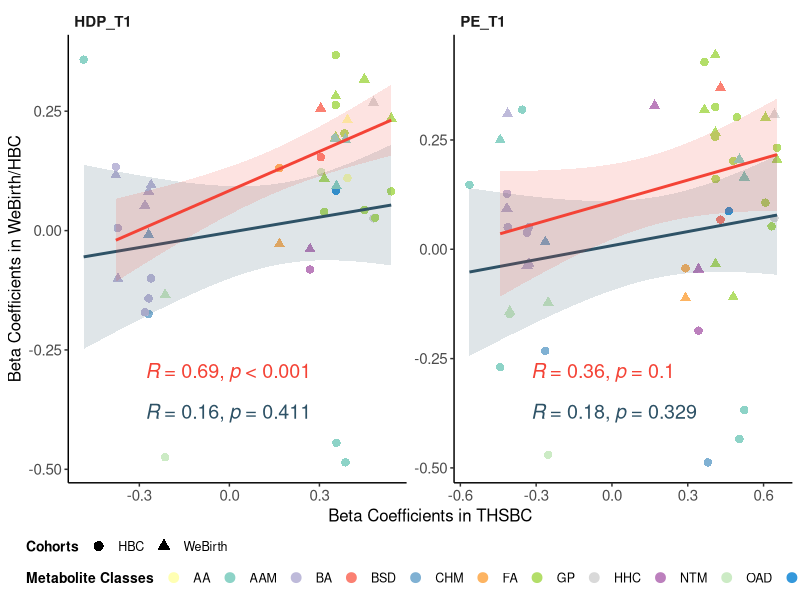

Generate this figure with R:

library(ggplot2)
library(openxlsx)
library(dplyr)
library(patchwork)
library(ggpubr)
setwd("/Users/mzjd/Documents/HDP-multiomics/haonan_code")
set.seed(123)
rm(list = ls())

colorset <- c("#FFFFB3", "#8DD3C7", "#BEBADA", "#FB8072", "#80B1D3", "#FDB462", 
              "#B3DE69", "#FCCDE5", "#D9D9D9", "#BC80BD", "#CCEBC5", "#3498DB", "#FEB29B")
class_order <- c("AA", "AAM", "BA", "BSD", "CHM", "FA", "GP", "HetC", "HHC", "NTM", "OAD", "SPL", "Others")

# 创建类别颜色映射
names(colorset) <- class_order

hdp_t1 <- read.xlsx('../data/HDP_ALL_Met_wt1_batch_Info_no_antibiotic_as_cov.xlsx', sheet = "HDP_T1")
pe_t1 <- read.xlsx('../data/HDP_ALL_Met_wt1_batch_Info_no_antibiotic_as_cov.xlsx', sheet = "PE_T1")
gh_t1 <- read.xlsx('../data/HDP_ALL_Met_wt1_batch_Info_no_antibiotic_as_cov.xlsx', sheet = "GH_T2")

# 筛选pv_adj_FDR < 0.05的sugg_cmpd_name
hdp_t1_sel <- hdp_t1 %>% filter(pv_adj_FDR < 0.05) %>% select(sugg_cmpd_name, beta, Class.I)
pe_t1_sel <- pe_t1 %>% filter(pv_adj_FDR < 0.05) %>% select(sugg_cmpd_name, beta, Class.I)
gh_t1_sel <- gh_t1 %>% filter(pv_adj_FDR < 0.05) %>% select(sugg_cmpd_name, beta, Class.I)

# 读取GAOLING和Westlake的数据
gaoling_t1 <- read.xlsx('../data/HBC_HDP_ALL_Met_Info_no_antibiotic_as_cov.xlsx', sheet = "HDP_T1")
westlake_t1 <- read.xlsx('../data/WeBirth_HDP_ALL_Met_Info_no_antibiotic_as_cov.xlsx', sheet = "HDP_T1")

gaoling_pe <- read.xlsx('../data/HBC_HDP_ALL_Met_Info_no_antibiotic_as_cov.xlsx', sheet = "PE_T1")
westlake_pe <- read.xlsx('../data/WeBirth_HDP_ALL_Met_Info_no_antibiotic_as_cov.xlsx', sheet = "PE_T1")

gaoling_gh <- read.xlsx('../data/HBC_HDP_ALL_Met_Info_no_antibiotic_as_cov.xlsx', sheet = "GH_T1")
westlake_gh <- read.xlsx('../data/WeBirth_HDP_ALL_Met_Info_no_antibiotic_as_cov.xlsx', sheet = "GH_T1")


hdp_t1_gaoling_common <- hdp_t1_sel %>%
  filter(sugg_cmpd_name %in% gaoling_t1$sugg_cmpd_name) %>%
  left_join(gaoling_t1 %>% select(sugg_cmpd_name, beta_gaoling = beta), by = "sugg_cmpd_name")


hdp_t1_westlake_common <- hdp_t1_sel %>%
  filter(sugg_cmpd_name %in% westlake_t1$sugg_cmpd_name) %>%
  left_join(westlake_t1 %>% select(sugg_cmpd_name, beta_westlake = beta), by = "sugg_cmpd_name")

pe_t1_gaoling_common <- pe_t1_sel %>%
  filter(sugg_cmpd_name %in% gaoling_pe$sugg_cmpd_name) %>%
  left_join(gaoling_pe %>% select(sugg_cmpd_name, beta_gaoling = beta), by = "sugg_cmpd_name")


pe_t1_westlake_common <- pe_t1_sel %>%
  filter(sugg_cmpd_name %in% westlake_pe$sugg_cmpd_name) %>%
  left_join(westlake_pe %>% select(sugg_cmpd_name, beta_westlake = beta), by = "sugg_cmpd_name")


gh_t1_gaoling_common <- gh_t1_sel %>%
  filter(sugg_cmpd_name %in% gaoling_gh$sugg_cmpd_name) %>%
  left_join(gaoling_gh %>% select(sugg_cmpd_name, beta_gaoling = beta), by = "sugg_cmpd_name")


gh_t1_westlake_common <- gh_t1_sel %>%
  filter(sugg_cmpd_name %in% westlake_gh$sugg_cmpd_name) %>%
  left_join(westlake_gh %>% select(sugg_cmpd_name, beta_westlake = beta), by = "sugg_cmpd_name")




hdp_t1_gaoling <- hdp_t1_gaoling_common %>% 
  select(sugg_cmpd_name, beta, beta_source = beta_gaoling, Class.I) %>% 
  mutate(Cohorts = "HBC", period = "HDP_T1")

hdp_t1_westlake <- hdp_t1_westlake_common %>% 
  select(sugg_cmpd_name, beta, beta_source = beta_westlake, Class.I) %>% 
  mutate(Cohorts = "WeBirth", period = "HDP_T1")

pe_t1_gaoling <- pe_t1_gaoling_common %>% 
  select(sugg_cmpd_name, beta, beta_source = beta_gaoling, Class.I) %>% 
  mutate(Cohorts = "HBC", period = "PE_T1")

pe_t1_westlake <- pe_t1_westlake_common %>% 
  select(sugg_cmpd_name, beta, beta_source = beta_westlake, Class.I) %>% 
  mutate(Cohorts = "WeBirth", period = "PE_T1")

gh_t1_gaoling <- gh_t1_gaoling_common %>% 
  select(sugg_cmpd_name, beta, beta_source = beta_gaoling, Class.I) %>% 
  mutate(Cohorts = "HBC", period = "GH_T1")

gh_t1_westlake <- gh_t1_westlake_common %>% 
  select(sugg_cmpd_name, beta, beta_source = beta_westlake, Class.I) %>% 
  mutate(Cohorts = "WeBirth", period = "GH_T1")


beta_comb <- rbind(
  hdp_t1_gaoling,
  hdp_t1_westlake,
  pe_t1_gaoling,
  pe_t1_westlake
  # gh_t1_gaoling, # these two for GH
  # gh_t1_westlake
)



beta_comb$period <- factor(beta_comb$period, levels = c('HDP_T1', 'PE_T1', 'GH_T1'))
beta_comb$Class.I <- factor(beta_comb$Class.I, levels = class_order)

actual_classes <- unique(beta_comb$Class.I)
colorset_filtered <- colorset[names(colorset) %in% actual_classes]

cohort_shapes <- c("HBC" = 16, "WeBirth" = 17)
period_col <- c("HBC" = "#2E5266", "WeBirth" = "#F44336")

p1 <- ggplot(beta_comb, aes(x = beta, y = beta_source, color = Class.I, shape = Cohorts)) +
  geom_point(alpha = 1, size = 2.5) +

  geom_smooth(data = subset(beta_comb, Cohorts == "HBC"), 
              method = 'lm', alpha = 0.15, color = period_col["HBC"], 
              fill = period_col["HBC"], se = TRUE) +

  geom_smooth(data = subset(beta_comb, Cohorts == "WeBirth"), 
              method = 'lm', alpha = 0.15, color = period_col["WeBirth"], 
              fill = period_col["WeBirth"], se = TRUE) +
  scale_color_manual(values = colorset_filtered, name = "Metabolite Class") +
  scale_shape_manual(values = cohort_shapes, name = "Cohorts") +
  facet_wrap(~period, nrow = 1, scales = 'free') +
   stat_cor(data = subset(beta_comb, Cohorts == "HBC"),
           method = "pearson", r.accuracy = 0.01, p.accuracy = 0.001,
           label.x.npc = 0.2, label.y.npc = 0.13, 
           show.legend = FALSE, color = period_col["HBC"], size = 5) +

  stat_cor(data = subset(beta_comb, Cohorts == "WeBirth"),
           method = "pearson", r.accuracy = 0.01, p.accuracy = 0.001,
           label.x.npc = 0.2, label.y.npc = 0.23, 
           show.legend = FALSE, color = period_col["WeBirth"], size = 5) +
  labs(x = 'Beta Coefficients in THSBC', 
       y = 'Beta Coefficients in WeBirth/HBC') +
  theme_classic() +
  theme(panel.grid = element_blank(),
        strip.background = element_blank(),
        strip.text = element_text(size = rel(0.99), hjust = 0, face = 'bold'),
        axis.title = element_text(size = rel(1.1)),
        axis.text = element_text(size = rel(0.99)),
        legend.position = "bottom",
        legend.box = "horizontal") +
  guides(
    color = guide_legend(
      override.aes = list(size = 3), 
      ncol = length(actual_classes), 
      title = "Metabolite Classes"
    ),
    shape = guide_legend(
      override.aes = list(size = 3), 
      ncol = 2,  
      title = "Cohorts"
    )
  ) +
  theme(
    legend.box = "vertical",
    legend.box.just = "left",
    legend.box.spacing = unit(0.15, "cm"),
    legend.spacing.y = unit(0.05, "cm"),  
    legend.spacing.x = unit(0.1, "cm"),       
    legend.margin = ggplot2::margin(2, 2, 2, 2, "pt"),
    legend.text = element_text(size = 9),   
    legend.title = element_text(size = 10, face = "bold")
  )

